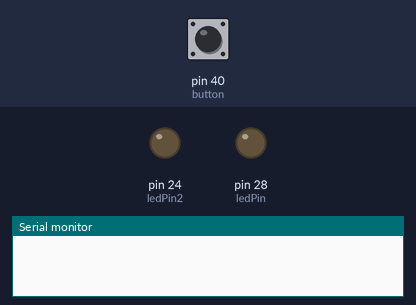
Recording of a sketch running on a simulated Arduino Mega 2560, built with avr-gcc and run on an emulated ATmega2560. On the bench: output pins drawn as LEDs (lit = HIGH), the last lines printed to the serial monitor. Inputs (shaded band) come from the test bench; at power-on: pin 40 (button) HIGH.

Above: at 1.2 s.
1.3 s: pin 40 (button) pulled LOW for 0.15 s
At 2.1 s:
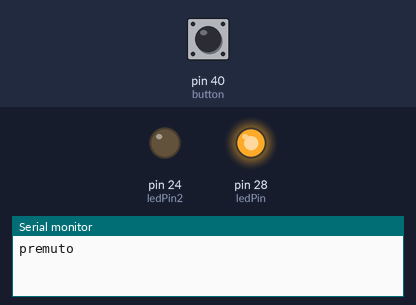
2.9 s: pin 40 (button) pulled LOW for 1 s
At 3.3 s:
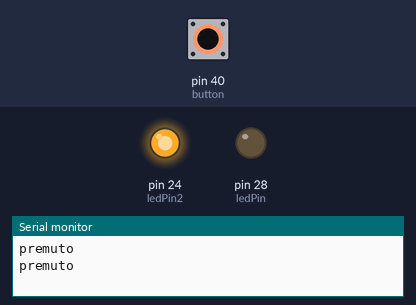
5.4 s: pin 40 (button) pulled LOW for 3.2 s
At 6.5 s:
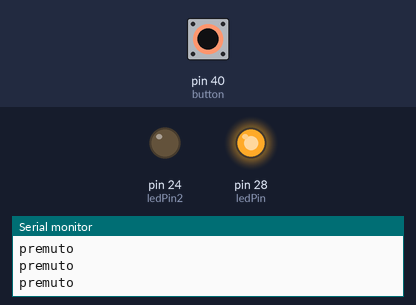
Timing chart, 0 to 8.4 s (numbered marks = the images above; inputs shaded):
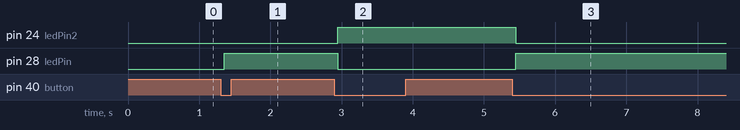

The sketch:

Pulsante_pittura.ino
```cpp
#include <ezButton.h>

ezButton button(40);  // create ezButton object that attach to pin 7;
int ledPin = 28;
int ledPin2 = 24;
int ledState = LOW;

void setup() {
  Serial.begin(9600);
  button.setDebounceTime(50); // set debounce time to 50 milliseconds
  pinMode (ledPin, OUTPUT);
  pinMode (ledPin2, OUTPUT);
}

void loop() {
  button.loop(); // MUST call the loop() function first

  if(button.isPressed()){
        // toggle state of LED
    ledState = !ledState;

    // control LED arccoding to the toggleed sate
    digitalWrite(ledPin, ledState);
    digitalWrite(ledPin2, !ledState);
    Serial.println("premuto");
  }

}
```

Measured:
- after the input at 1.3 s, pin 28 (ledPin): LOW → HIGH after 0.05 s
- after the input at 2.9 s, pin 24 (ledPin2): LOW → HIGH after 0.05 s; pin 28 (ledPin): HIGH → LOW after 0.05 s
- after the input at 5.4 s, pin 24 (ledPin2): HIGH → LOW after 0.05 s; pin 28 (ledPin): LOW → HIGH after 0.05 s
